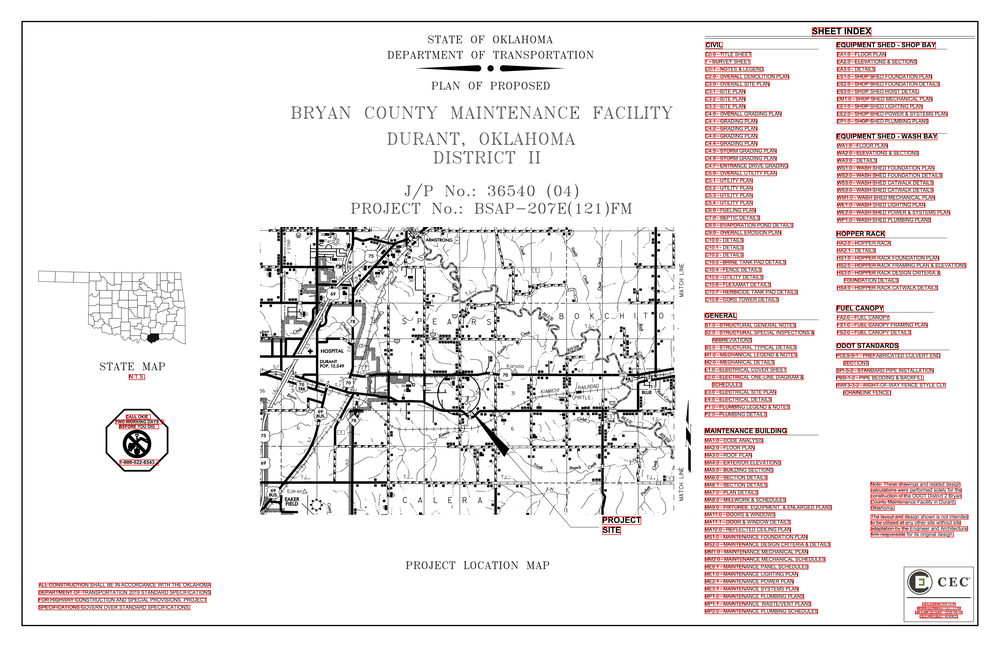
#> input picture note_visuals/page_1.png, 1000 x 647 px, shrunk from 5100 x 3300 before the run
$ python -i detect_page_boxes.py   (imports and definitions only)
#> lines starting #> are read from the running program, lines starting #| are printed output that depends on the picture; after the words box and inside, x2 and y2 are one past the last pixel; in counts of white or black regions, pixels touching at a corner belong together
#> further down, picture is the input picture: shape (647, 1000, 3); mean B, G, R 232.4, 232.4, 238.4
#!/usr/bin/env python
"""
detect_page_boxes.py

Stage 1 of shape-based OCR:

Detect all reasonably large rectangular "frames" on each PDF page
using OpenCV. These frames include legends, tables, location maps,
title blocks, note boxes, etc. We DO NOT try to classify them here.

Output JSON is designed to be consumed by later stages that will do
semantic classification (legend vs table vs title block, etc.).

Example output structure:

{
  "pdf_path": "test.pdf",
  "dpi": 200,
  "pages": {
    "3": {
      "image_width_px": 2480,
      "image_height_px": 1664,
      "boxes": [
        {
          "id": 1,
          "bbox_px": [x0, y0, x1, y1],
          "bbox_pdf": [X0, Y0, X1, Y1],
          "area_frac": 0.18,
          "is_page_border_hint": false
        },
        ...
      ]
    }
  }
}
"""

from __future__ import annotations

import argparse
import json
from pathlib import Path
from typing import Any, Dict, List, Optional, Tuple

import cv2
import fitz  # PyMuPDF
import numpy as np


# ---------------------------------------------------------------------
# Types
# ---------------------------------------------------------------------


BoxPx = Tuple[int, int, int, int]  # x0, y0, x1, y1 in pixel space
BoxPdf = Tuple[float, float, float, float]  # x0, y0, x1, y1 in PDF coords


# ---------------------------------------------------------------------
# PDF → image
# ---------------------------------------------------------------------


# [28 lines left out: function render_page_to_bgr_array, not called in this run]


# ---------------------------------------------------------------------
# Box detection per image
# ---------------------------------------------------------------------


def detect_boxes_on_image(
    img_bgr: np.ndarray,
    min_area_frac: float = 0.0005,
    min_size_px: int = 12,
) -> List[Tuple[BoxPx, float, bool]]:
    """
    Detect all reasonably large rectangular frames on an image.

    We intentionally err on the side of *keeping* candidates; Stage 2
    will classify and prune. Here we just try to avoid obvious noise.

    Args:
        img_bgr: BGR image (H, W, 3)
        min_area_frac: minimum box area as fraction of whole page.
                       This filters out tiny cells / specks.
        min_size_px: minimum width/height in pixels.

    Returns:
        List of tuples: (bbox_px, area_frac, is_page_border_hint)
    """
#> called with min_area_frac = 0.0005, min_size_px = 12
    h, w, _ = img_bgr.shape
    page_area = float(h * w)

    gray = cv2.cvtColor(img_bgr, cv2.COLOR_BGR2GRAY)
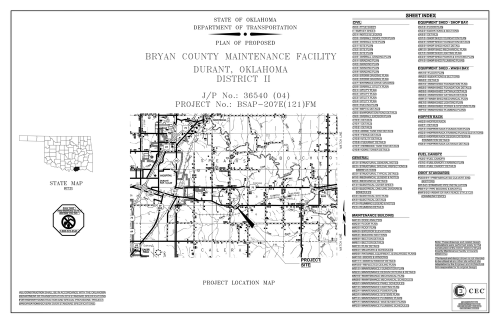
#> gray: shape (647, 1000) (shown at 1/2 size); min 0, max 255, mean 234.2
    blurred = cv2.GaussianBlur(gray, (5, 5), 0)

    # Edge detection
    edges = cv2.Canny(blurred, threshold1=50, threshold2=150)
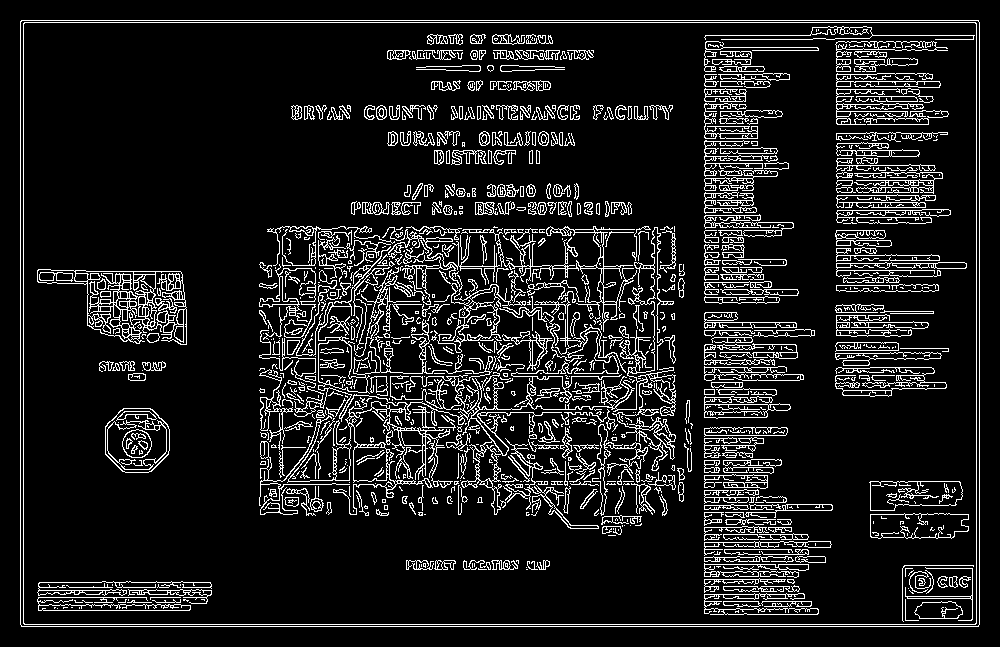
#> edges: shape (647, 1000); 11.2% white in thin lines or dots

    # Light dilation to close tiny gaps in lines
    kernel = np.ones((3, 3), np.uint8)
    edges = cv2.dilate(edges, kernel, iterations=1)
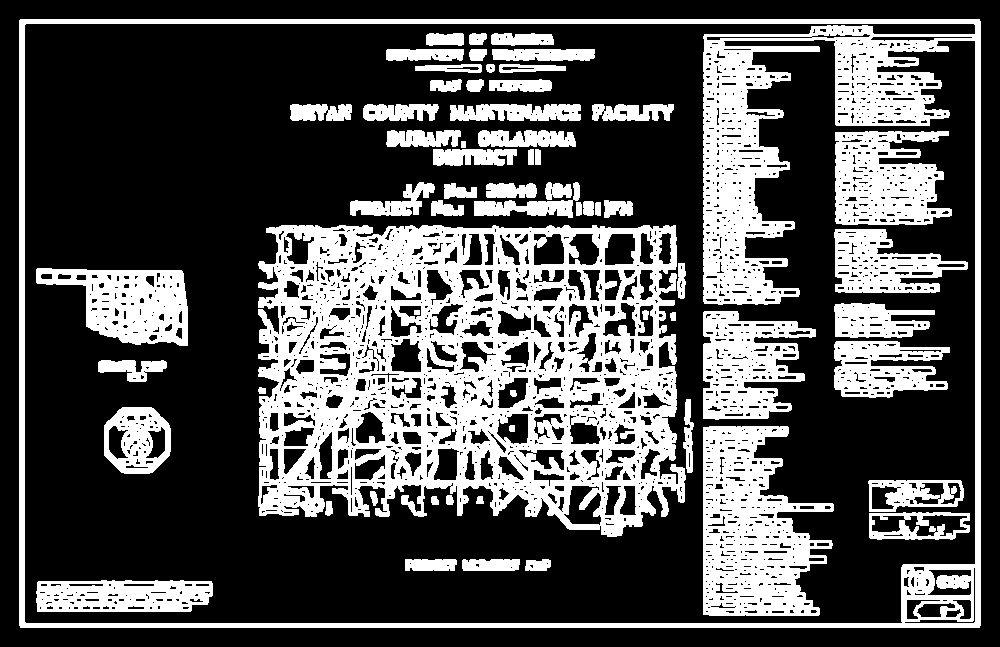
#> edges: shape (647, 1000); 31.9% white; 62 white regions

    # Find contours. RETR_LIST = all contours, no hierarchy assumptions.
    contours, _ = cv2.findContours(
        edges, cv2.RETR_LIST, cv2.CHAIN_APPROX_SIMPLE
    )
#> contours = 2202 contours, 1608 with area under 20; largest, box (x1, y1, x2, y2) and area: (19, 19, 981, 628) 584283, (24, 23, 976, 624) 540000, (258, 225, 686, 537) 113040, (703, 426, 834, 616) 16936, (835, 131, 952, 225) 8430

    boxes: List[Tuple[BoxPx, float, bool]] = []

    for cnt in contours:
        if cv2.contourArea(cnt) < 10:
            continue

        epsilon = 0.02 * cv2.arcLength(cnt, True)
        approx = cv2.approxPolyDP(cnt, epsilon, True)

        x, y, w_box, h_box = cv2.boundingRect(approx)

        if w_box < min_size_px or h_box < min_size_px:
            # Too small; likely noise or tiny grid cell
            continue

        area_box = float(w_box * h_box)
        area_frac = area_box / page_area
        if area_frac < min_area_frac:
            continue

        x0, y0, x1, y1 = x, y, x + w_box, y + h_box

        # Heuristic: is this basically the full page border?
        is_page_border = (
            w_box > 0.95 * w and h_box > 0.95 * h
        )

        boxes.append(((x0, y0, x1, y1), area_frac, is_page_border))
#> this loop made 2202 passes
#> (epsilon, x, y, w_box, h_box) on passes 1, 4, 6: (0.593, 771, 610, 14, 4), (0.421, 725, 610, 10, 4), (0.37, 810, 609, 8, 5)
#> after the loop, boxes = 125 items

    # Sort by area descending so larger frames get lower IDs (more stable)
    boxes.sort(key=lambda item: item[1], reverse=True)

    return boxes


# [186 lines left out: functions pixel_box_to_pdf_box, detect_boxes_for_pdf, parse_args, main, not called in this run]


# [2 lines not run here, left out]

>>> import cv2
>>> picture = cv2.imread('../note_visuals/page_1.png')
>>> result = detect_boxes_on_image(picture)
#> result = 125 items

$ run again, on note_visuals/page_10.png
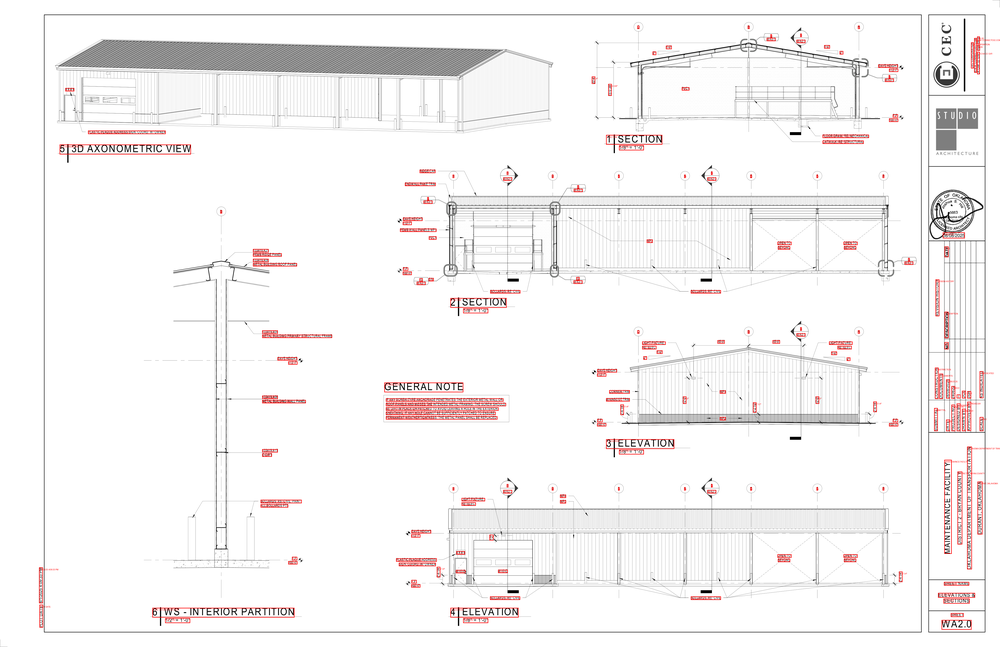
#> input picture note_visuals/page_10.png, 1000 x 647 px, shrunk from 5100 x 3300 before the run
#> picture is the input picture: shape (647, 1000, 3); mean B, G, R 243.2, 243.2, 245.7
#> in detect_boxes_on_image, `edges = cv2.Canny(blurred, threshold1=50, threshold2=150)`:
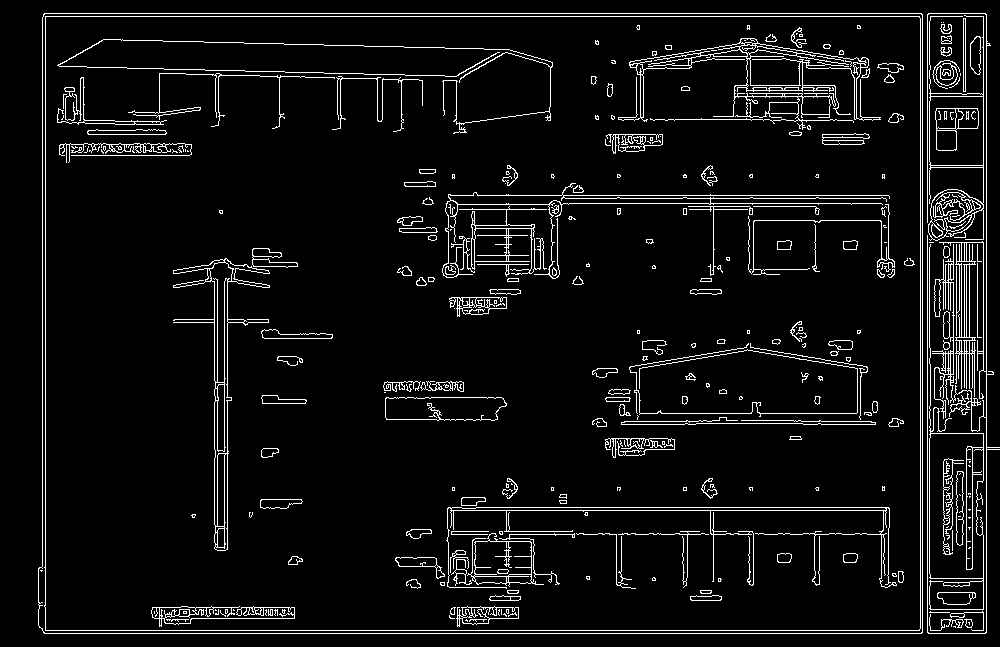
#> edges: shape (647, 1000); 6.1% white in thin lines or dots
#> in detect_boxes_on_image, `edges = cv2.dilate(edges, kernel, iterations=1)`:
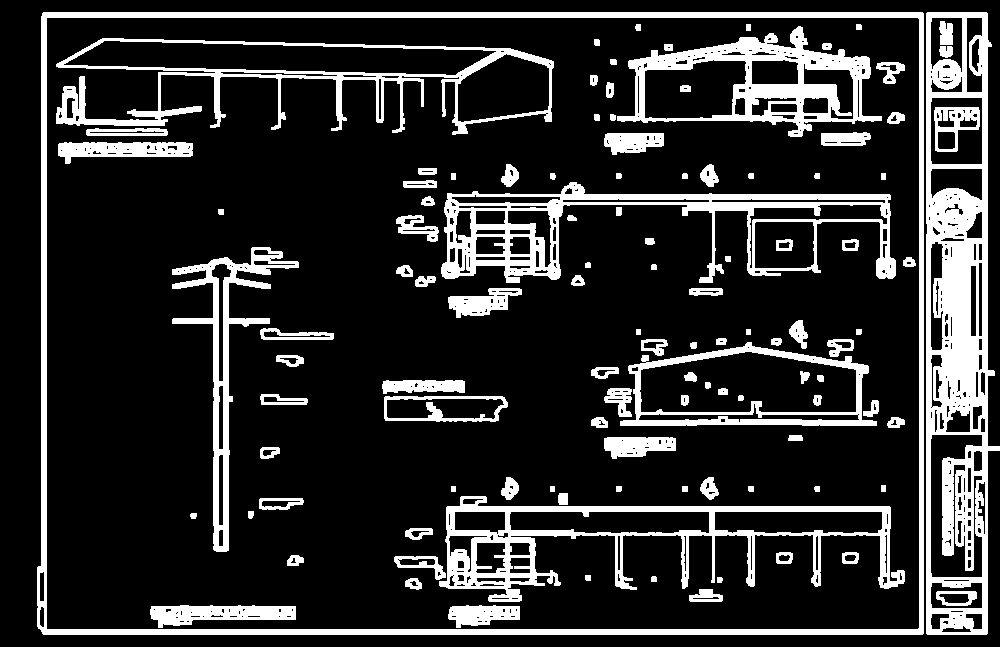
#> edges: shape (647, 1000); 17.7% white; 113 white regions
#> contours = 636 contours, 328 with area under 20; largest, box (x1, y1, x2, y2) and area: (37, 12, 924, 635) 548842, (46, 17, 920, 630) 534271, (926, 12, 1000, 635) 38032, (56, 38, 554, 135) 22108, (439, 496, 905, 602) 20204
#> the loop in detect_boxes_on_image, `for cnt in contours:` made 636 passes
#> (epsilon, x, y, w_box, h_box) on passes 1, 3, 17: (1.38, 941, 625, 31, 7), (0.33, 942, 620, 7, 5), (0.553, 247, 615, 14, 3)
#> after the loop in detect_boxes_on_image, `for cnt in contours:`: boxes = 75 items

$ run again, on note_visuals/page_11.png
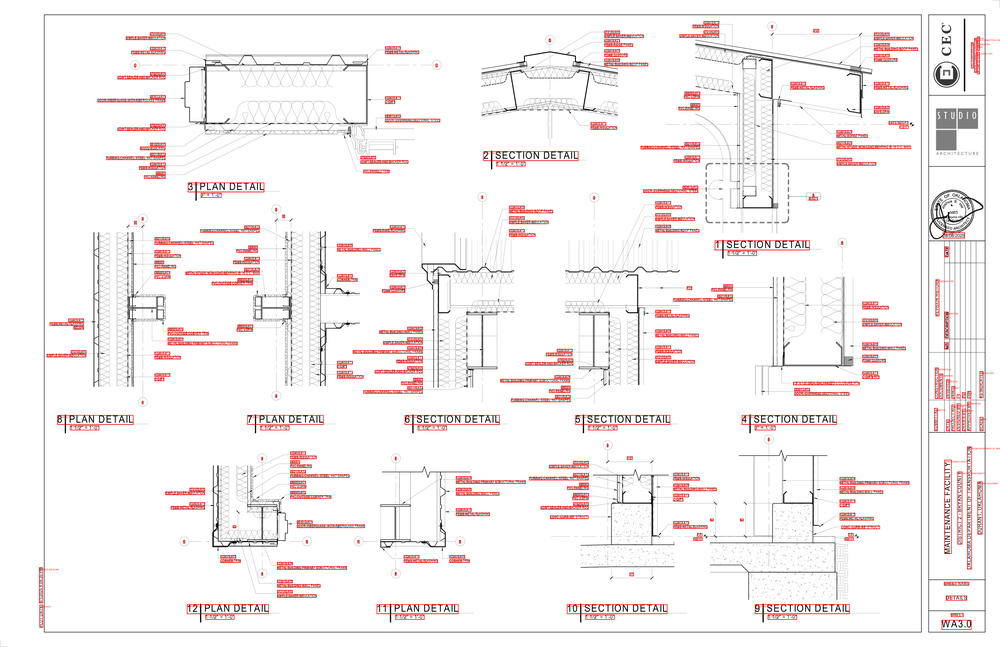
#> input picture note_visuals/page_11.png, 1000 x 647 px, shrunk from 5100 x 3300 before the run
#> picture is the input picture: shape (647, 1000, 3); mean B, G, R 241, 241, 246.5
#> in detect_boxes_on_image, `edges = cv2.Canny(blurred, threshold1=50, threshold2=150)`:
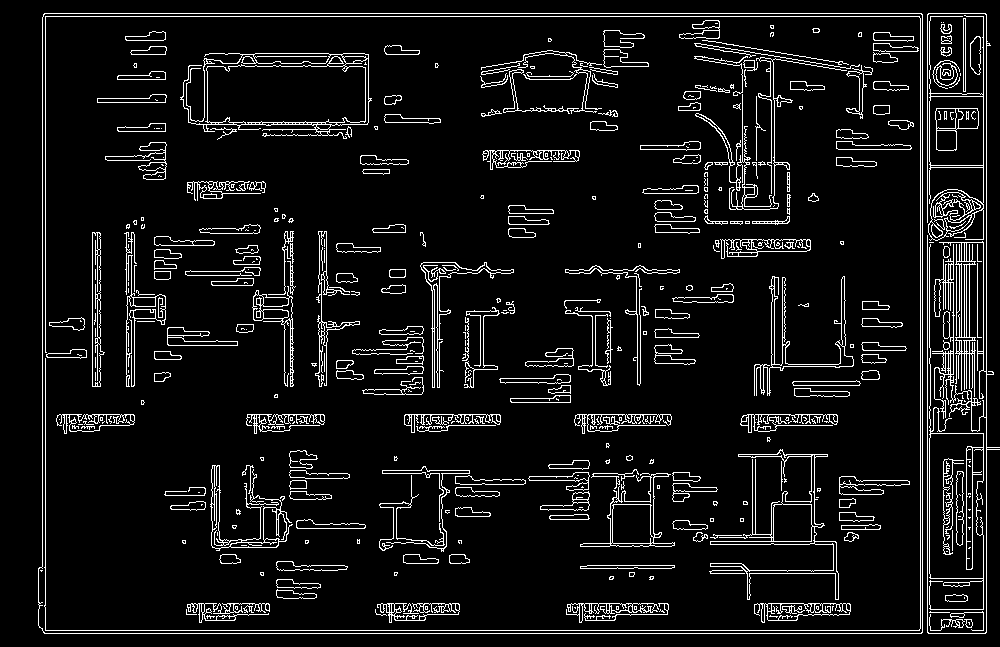
#> edges: shape (647, 1000); 7.7% white in thin lines or dots
#> in detect_boxes_on_image, `edges = cv2.dilate(edges, kernel, iterations=1)`:
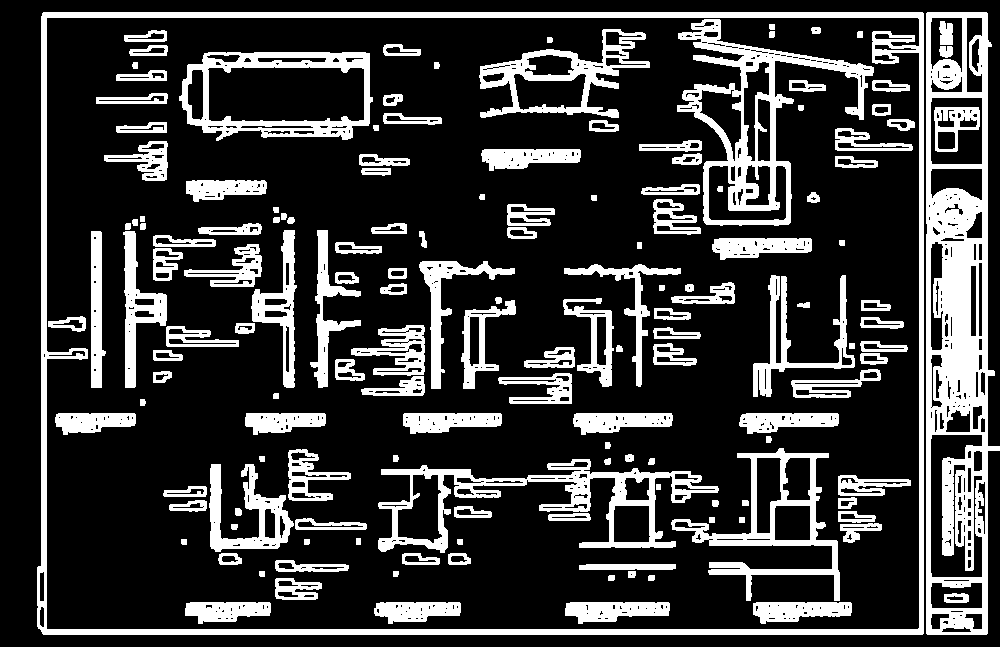
#> edges: shape (647, 1000); 22.3% white; 156 white regions
#> contours = 895 contours, 461 with area under 20; largest, box (x1, y1, x2, y2) and area: (37, 12, 924, 635) 548842, (46, 17, 920, 630) 532982, (926, 12, 1000, 635) 38032, (677, 19, 874, 226) 14673, (179, 52, 373, 141) 14654
#> the loop in detect_boxes_on_image, `for cnt in contours:` made 895 passes
#> cnt on passes 2, 6, 20: [[953, 624], [954, 623], [955, 624], [954, 625]], [[788, 618], [789, 617], [790, 618], [789, 619]], [[420, 614], [421, 613], [422, 614], [421, 615]]
#> after the loop in detect_boxes_on_image, `for cnt in contours:`: boxes = 94 items
